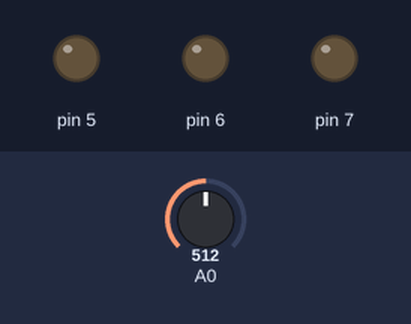
Bench run of a sketch on a simulated Arduino Uno, built with avr-gcc and run on an emulated ATmega328P. Parts: output pins drawn as LEDs (lit = HIGH). The test bench sets the inputs (shaded band); at power-on: A0 = 512.

Above: at 1.2 s.
1.3 s: A0 set to 90
2.8 s: A0 set to 80
At 4.0 s:
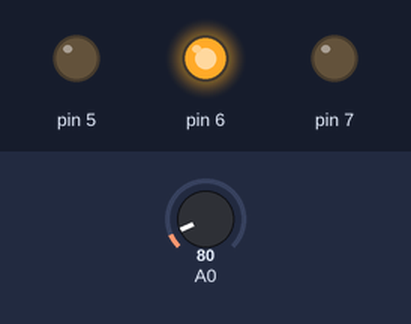
4.3 s: A0 set to 30
At 5.1 s:
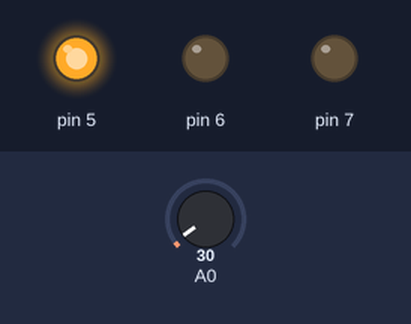
Timing chart, 0 to 7.3 s (numbered marks = the images above; inputs shaded):
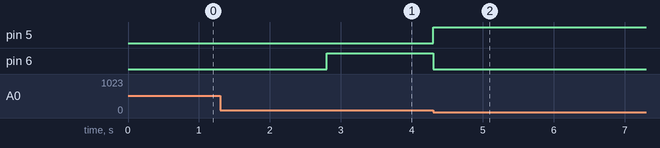

The sketch:

Hot_touch.ino
```cpp
void setup() {
  // put your setup code here, to run once:
  pinMode(5,OUTPUT);
  pinMode(6,OUTPUT);
  pinMode(7,OUTPUT);

}

void loop() {
  // put your main code here, to run repeatedly:
  int vol = analogRead(A0)*(5.0/1023.0*100);
  if(vol<=31){
    digitalWrite(5,HIGH);
    digitalWrite(6,LOW);
    digitalWrite(7,LOW);
  }
    else if(vol>=32&& vol<=40){
       digitalWrite(5,LOW);
    digitalWrite(6,HIGH);
    digitalWrite(7,LOW);
    }
     else if(vol>=32&& vol<=40){
       digitalWrite(5,LOW);
    digitalWrite(6,LOW);
    digitalWrite(7,HIGH);
    }
}
```

Measured:
- the behaviour switches between 84 and 83 on A0 (found by bisection; images 0 and 1)
- after the input at 1.3 s, every drawn part: stays the same
- after the input at 2.8 s, pin 6: LOW → HIGH at once
- after the input at 4.3 s, pin 5: LOW → HIGH at once; pin 6: HIGH → LOW at once
